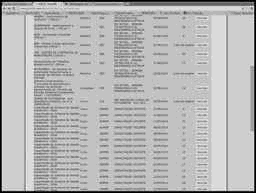
#> input picture Exercicios/T3-AlargamentoContraste/d/img/figuraEscura.jpg, 256 x 193 px, shrunk from 1622 x 1222 before the run
$ python alargarContraste.py img/figuraEscura.jpg out.png
#> lines starting #> are read from the running program, lines starting #| are printed output that depends on the picture; long printed decimals are rounded
#! -- coding:utf-8 --

# Colorizador de imagens cinza
# by: Lucas Litter Mentz

import numpy as np
import cv2
from sys import exit,argv
from math import *

def remap(c, omin, omax, nmin, nmax):
	nc = (c - omin) * (nmax - nmin) / (omax - omin) + nmin
	return nc

def logremap(c, omin, omax, nmin, nmax):
	a = float(nmax) / log10(omax - omin + 1)
	nc = a * log10(c - omin + (1 + nmin))
	return nc

def pow2remap(c, omin, omax, nmin, nmax):
	a = float(nmax) / ((omax - omin) ** 2)
	nc = a * ((c - omin) ** 2)
	return nc

def clamp(v, vmin, vmax):
	if v < vmin:
		return vmin
	if v > vmax:
		return vmax
	return v

def diff(a, b):
	if a >= b:
		return a - b
	if a < b:
		return b - a

def alargarContraste(c):
	r, g, b = 0, 0, 0

	# Mapeamento direto (retorna igual)
	#r,g,b = c,c,c

	# Mapeamento logarítmico para figuraEscura.jpg
	r = logremap(c, 0, 19, 0, 255); g = b = r
	# Mapeamento logarítmico para figuraClara.jpg
	#r = logremap(c, 236, 255, 0, 255); g = b = r

	# Mapeamento quadrado para figuraEscura.jpg
	#r = pow2remap(c, 0, 19, 0, 255); g = b = r
	# Mapeamento quadrado para figuraClara.jpg
	#r = pow2remap(c, 236, 255, 0, 255); g = b = r

	global maxr, minr
	maxr = max(maxr, r)
	minr = min(minr, r)

	return (b,g,r)


if __name__ == '__main__':
	x, y, l = 10, 10, 0
	maxr, minr = 0, 0
	path = 'garbage'
	outpath = 'newGarbage'

	''' Ler variaveis da linha de comando '''
	if len(argv) >= 3:
		path = argv[1]
		outpath = argv[2]
	else:
		print("Uso: python %s entrada saida\n"
			  "---- O programa gera um arquivo no caminho e extensão "
			  "informados."
			  % argv[0])
		exit(1)

	img = cv2.imread(path, 0)
#> img is the input picture: shape (193, 256); min 0, max 21, mean 15.1
	y, x = len(img), len(img[0])
#> y = 193; x = 256
	nimg = np.zeros((y,x,3), np.uint8)

	for i in xrange(0, y):
		for j in xrange(0, x):
			nimg[i,j] = alargarContraste(img[i,j])
#> this loop made 193 passes
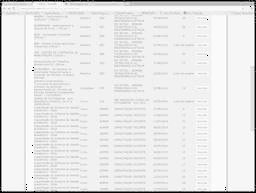
#> nimg: shape (193, 256, 3); min 0, max 255, mean 231.7

	print(minr)
#| 0
	print(maxr)
#| 263.113

	cv2.imwrite(outpath, nimg)
